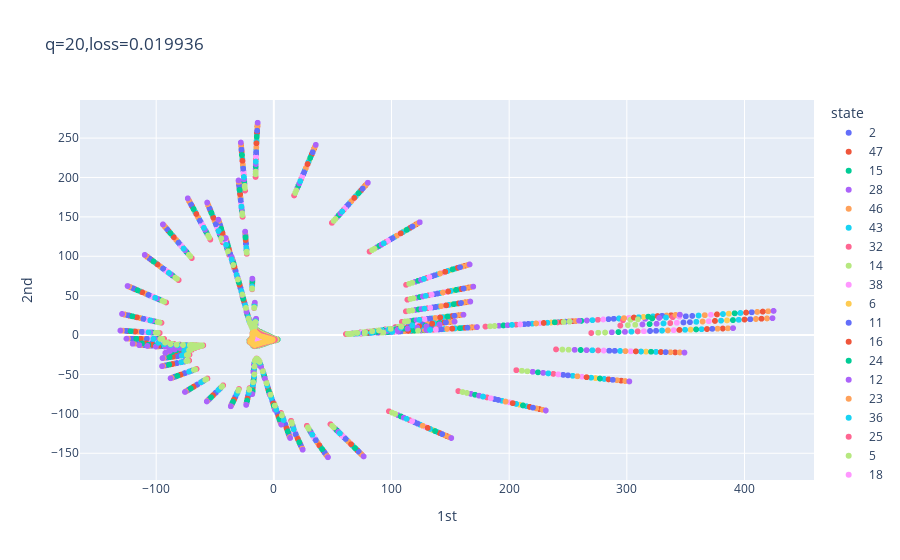

The notebook cell this image was saved under:
### Markdown cell above
M: how many epochs you use

### Code cell
M = 10000 # How many epochs
epochs = range(M)
losses = [np.nan]*M
MRA_pca = MRA_generate(d,nt,1000,sigma,ne,g,replace=0)
pca_cb = PCA(n_components=2)
MRA_pca.generate_default()
X = MRA_training.X
clear_output()
N_shifts = MRA_pca.shifts.reshape(-1,1)
N_states = np.repeat(MRA_pca.states,nt)
df_states = pd.DataFrame(N_states,columns=['state']).astype('object') 
df_shifts = pd.DataFrame(N_shifts,columns=['shift'])

class CustomCallback(tf.keras.callbacks.Callback):
    def on_epoch_end(self, epoch, logs=None):
        losses[epoch] = logs["loss"]
        print("For epoch {:d}, loss is {:f}.".format(epoch, logs["loss"]))
        if epoch % 50 == 0:
            clear_output(wait = True)
            _, Ns = latent(model,MRA_pca)
            N_reshaped = Ns.reshape(-1,q)
            pca_N = pca_cb.fit_transform(N_reshaped)
            df = pd.DataFrame(pca_N, columns = ['1st','2nd'])
            df = pd.concat([df,df_states,df_shifts],axis=1)
            fig = px.scatter(df, x='1st', y='2nd', color='state', text='shift', title='q=%d,loss=%f'%(q,logs["loss"]))
            fig.update_layout(height=500)
            fig.show()
history = model.fit(X,X,epochs=M,verbose=0,callbacks=[CustomCallback()])

### Figure 1 — Plotly figure (JSON) as saved in the notebook; plotly's stock layout.template omitted (floating-point values rounded to 4 significant figures; data arrays with more than 128 entries replaced by an {"elided": "..."} marker saying what was removed)
{"data": [{"hovertemplate": "state=2<br>1st=%{x}<br>2nd=%{y}<br>shift=%{text}<extra></extra>", "legendgroup": "2", "marker": {"color": "#636efa", "symbol": "circle"}, "mode": "markers+text", "name": "2", "showlegend": true, "text": {"elided": "400 int values"}, "type": "scattergl", "x": {"elided": "400 float values"}, "xaxis": "x", "y": {"elided": "400 float values"}, "yaxis": "y"}, {"hovertemplate": "state=47<br>1st=%{x}<br>2nd=%{y}<br>shift=%{text}<extra></extra>", "legendgroup": "47", "marker": {"color": "#EF553B", "symbol": "circle"}, "mode": "markers+text", "name": "47", "showlegend": true, "text": {"elided": "400 int values"}, "type": "scattergl", "x": {"elided": "400 float values"}, "xaxis": "x", "y": {"elided": "400 float values"}, "yaxis": "y"}, {"hovertemplate": "state=15<br>1st=%{x}<br>2nd=%{y}<br>shift=%{text}<extra></extra>", "legendgroup": "15", "marker": {"color": "#00cc96", "symbol": "circle"}, "mode": "markers+text", "name": "15", "showlegend": true, "text": {"elided": "400 int values"}, "type": "scattergl", "x": {"elided": "400 float values"}, "xaxis": "x", "y": {"elided": "400 float values"}, "yaxis": "y"}, {"hovertemplate": "state=28<br>1st=%{x}<br>2nd=%{y}<br>shift=%{text}<extra></extra>", "legendgroup": "28", "marker": {"color": "#ab63fa", "symbol": "circle"}, "mode": "markers+text", "name": "28", "showlegend": true, "text": {"elided": "400 int values"}, "type": "scattergl", "x": {"elided": "400 float values"}, "xaxis": "x", "y": {"elided": "400 float values"}, "yaxis": "y"}, {"hovertemplate": "state=46<br>1st=%{x}<br>2nd=%{y}<br>shift=%{text}<extra></extra>", "legendgroup": "46", "marker": {"color": "#FFA15A", "symbol": "circle"}, "mode": "markers+text", "name": "46", "showlegend": true, "text": {"elided": "400 int values"}, "type": "scattergl", "x": {"elided": "400 float values"}, "xaxis": "x", "y": {"elided": "400 float values"}, "yaxis": "y"}, {"hovertemplate": "state=43<br>1st=%{x}<br>2nd=%{y}<br>shift=%{text}<extra></extra>", "legendgroup": "43", "marker": {"color": "#19d3f3", "symbol": "circle"}, "mode": "markers+text", "name": "43", "showlegend": true, "text": {"elided": "400 int values"}, "type": "scattergl", "x": {"elided": "400 float values"}, "xaxis": "x", "y": {"elided": "400 float values"}, "yaxis": "y"}, {"hovertemplate": "state=32<br>1st=%{x}<br>2nd=%{y}<br>shift=%{text}<extra></extra>", "legendgroup": "32", "marker": {"color": "#FF6692", "symbol": "circle"}, "mode": "markers+text", "name": "32", "showlegend": true, "text": {"elided": "400 int values"}, "type": "scattergl", "x": {"elided": "400 float values"}, "xaxis": "x", "y": {"elided": "400 float values"}, "yaxis": "y"}, {"hovertemplate": "state=14<br>1st=%{x}<br>2nd=%{y}<br>shift=%{text}<extra></extra>", "legendgroup": "14", "marker": {"color": "#B6E880", "symbol": "circle"}, "mode": "markers+text", "name": "14", "showlegend": true, "text": {"elided": "400 int values"}, "type": "scattergl", "x": {"elided": "400 float values"}, "xaxis": "x", "y": {"elided": "400 float values"}, "yaxis": "y"}, {"hovertemplate": "state=38<br>1st=%{x}<br>2nd=%{y}<br>shift=%{text}<extra></extra>", "legendgroup": "38", "marker": {"color": "#FF97FF", "symbol": "circle"}, "mode": "markers+text", "name": "38", "showlegend": true, "text": {"elided": "400 int values"}, "type": "scattergl", "x": {"elided": "400 float values"}, "xaxis": "x", "y": {"elided": "400 float values"}, "yaxis": "y"}, {"hovertemplate": "state=6<br>1st=%{x}<br>2nd=%{y}<br>shift=%{text}<extra></extra>", "legendgroup": "6", "marker": {"color": "#FECB52", "symbol": "circle"}, "mode": "markers+text", "name": "6", "showlegend": true, "text": {"elided": "400 int values"}, "type": "scattergl", "x": {"elided": "400 float values"}, "xaxis": "x", "y": {"elided": "400 float values"}, "yaxis": "y"}, {"hovertemplate": "state=11<br>1st=%{x}<br>2nd=%{y}<br>shift=%{text}<extra></extra>", "legendgroup": "11", "marker": {"color": "#636efa", "symbol": "circle"}, "mode": "markers+text", "name": "11", "showlegend": true, "text": {"elided": "400 int values"}, "type": "scattergl", "x": {"elided": "400 float values"}, "xaxis": "x", "y": {"elided": "400 float values"}, "yaxis": "y"}, {"hovertemplate": "state=16<br>1st=%{x}<br>2nd=%{y}<br>shift=%{text}<extra></extra>", "legendgroup": "16", "marker": {"color": "#EF553B", "symbol": "circle"}, "mode": "markers+text", "name": "16", "showlegend": true, "text": {"elided": "400 int values"}, "type": "scattergl", "x": {"elided": "400 float values"}, "xaxis": "x", "y": {"elided": "400 float values"}, "yaxis": "y"}, {"hovertemplate": "state=24<br>1st=%{x}<br>2nd=%{y}<br>shift=%{text}<extra></extra>", "legendgroup": "24", "marker": {"color": "#00cc96", "symbol": "circle"}, "mode": "markers+text", "name": "24", "showlegend": true, "text": {"elided": "400 int values"}, "type": "scattergl", "x": {"elided": "400 float values"}, "xaxis": "x", "y": {"elided": "400 float values"}, "yaxis": "y"}, {"hovertemplate": "state=12<br>1st=%{x}<br>2nd=%{y}<br>shift=%{text}<extra></extra>", "legendgroup": "12", "marker": {"color": "#ab63fa", "symbol": "circle"}, "mode": "markers+text", "name": "12", "showlegend": true, "text": {"elided": "400 int values"}, "type": "scattergl", "x": {"elided": "400 float values"}, "xaxis": "x", "y": {"elided": "400 float values"}, "yaxis": "y"}, {"hovertemplate": "state=23<br>1st=%{x}<br>2nd=%{y}<br>shift=%{text}<extra></extra>", "legendgroup": "23", "marker": {"color": "#FFA15A", "symbol": "circle"}, "mode": "markers+text", "name": "23", "showlegend": true, "text": {"elided": "400 int values"}, "type": "scattergl", "x": {"elided": "400 float values"}, "xaxis": "x", "y": {"elided": "400 float values"}, "yaxis": "y"}, {"hovertemplate": "state=36<br>1st=%{x}<br>2nd=%{y}<br>shift=%{text}<extra></extra>", "legendgroup": "36", "marker": {"color": "#19d3f3", "symbol": "circle"}, "mode": "markers+text", "name": "36", "showlegend": true, "text": {"elided": "400 int values"}, "type": "scattergl", "x": {"elided": "400 float values"}, "xaxis": "x", "y": {"elided": "400 float values"}, "yaxis": "y"}, {"hovertemplate": "state=25<br>1st=%{x}<br>2nd=%{y}<br>shift=%{text}<extra></extra>", "legendgroup": "25", "marker": {"color": "#FF6692", "symbol": "circle"}, "mode": "markers+text", "name": "25", "showlegend": true, "text": {"elided": "400 int values"}, "type": "scattergl", "x": {"elided": "400 float values"}, "xaxis": "x", "y": {"elided": "400 float values"}, "yaxis": "y"}, {"hovertemplate": "state=5<br>1st=%{x}<br>2nd=%{y}<br>shift=%{text}<extra></extra>", "legendgroup": "5", "marker": {"color": "#B6E880", "symbol": "circle"}, "mode": "markers+text", "name": "5", "showlegend": true, "text": {"elided": "400 int values"}, "type": "scattergl", "x": {"elided": "400 float values"}, "xaxis": "x", "y": {"elided": "400 float values"}, "yaxis": "y"}, {"hovertemplate": "state=18<br>1st=%{x}<br>2nd=%{y}<br>shift=%{text}<extra></extra>", "legendgroup": "18", "marker": {"color": "#FF97FF", "symbol": "circle"}, "mode": "markers+text", "name": "18", "showlegend": true, "text": {"elided": "400 int values"}, "type": "scattergl", "x": {"elided": "400 float values"}, "xaxis": "x", "y": {"elided": "400 float values"}, "yaxis": "y"}, {"hovertemplate": "state=41<br>1st=%{x}<br>2nd=%{y}<br>shift=%{text}<extra></extra>", "legendgroup": "41", "marker": {"color": "#FECB52", "symbol": "circle"}, "mode": "markers+text", "name": "41", "showlegend": true, "text": {"elided": "400 int values"}, "type": "scattergl", "x": {"elided": "400 float values"}, "xaxis": "x", "y": {"elided": "400 float values"}, "yaxis": "y"}, {"hovertemplate": "state=34<br>1st=%{x}<br>2nd=%{y}<br>shift=%{text}<extra></extra>", "legendgroup": "34", "marker": {"color": "#636efa", "symbol": "circle"}, "mode": "markers+text", "name": "34", "showlegend": true, "text": {"elided": "400 int values"}, "type": "scattergl", "x": {"elided": "400 float values"}, "xaxis": "x", "y": {"elided": "400 float values"}, "yaxis": "y"}, {"hovertemplate": "state=44<br>1st=%{x}<br>2nd=%{y}<br>shift=%{text}<extra></extra>", "legendgroup": "44", "marker": {"color": "#EF553B", "symbol": "circle"}, "mode": "markers+text", "name": "44", "showlegend": true, "text": {"elided": "400 int values"}, "type": "scattergl", "x": {"elided": "400 float values"}, "xaxis": "x", "y": {"elided": "400 float values"}, "yaxis": "y"}, {"hovertemplate": "state=29<br>1st=%{x}<br>2nd=%{y}<br>shift=%{text}<extra></extra>", "legendgroup": "29", "marker": {"color": "#00cc96", "symbol": "circle"}, "mode": "markers+text", "name": "29", "showlegend": true, "text": {"elided": "400 int values"}, "type": "scattergl", "x": {"elided": "400 float values"}, "xaxis": "x", "y": {"elided": "400 float values"}, "yaxis": "y"}, {"hovertemplate": "state=21<br>1st=%{x}<br>2nd=%{y}<br>shift=%{text}<extra></extra>", "legendgroup": "21", "marker": {"color": "#ab63fa", "symbol": "circle"}, "mode": "markers+text", "name": "21", "showlegend": true, "text": {"elided": "400 int values"}, "type": "scattergl", "x": {"elided": "400 float values"}, "xaxis": "x", "y": {"elided": "400 float values"}, "yaxis": "y"}, {"hovertemplate": "state=37<br>1st=%{x}<br>2nd=%{y}<br>shift=%{text}<extra></extra>", "legendgroup": "37", "marker": {"color": "#FFA15A", "symbol": "circle"}, "mode": "markers+text", "name": "37", "showlegend": true, "text": {"elided": "400 int values"}, "type": "scattergl", "x": {"elided": "400 float values"}, "xaxis": "x", "y": {"elided": "400 float values"}, "yaxis": "y"}, {"hovertemplate": "state=9<br>1st=%{x}<br>2nd=%{y}<br>shift=%{text}<extra></extra>", "legendgroup": "9", "marker": {"color": "#19d3f3", "symbol": "circle"}, "mode": "markers+text", "name": "9", "showlegend": true, "text": {"elided": "400 int values"}, "type": "scattergl", "x": {"elided": "400 float values"}, "xaxis": "x", "y": {"elided": "400 float values"}, "yaxis": "y"}, {"hovertemplate": "state=3<br>1st=%{x}<br>2nd=%{y}<br>shift=%{text}<extra></extra>", "legendgroup": "3", "marker": {"color": "#FF6692", "symbol": "circle"}, "mode": "markers+text", "name": "3", "showlegend": true, "text": {"elided": "400 int values"}, "type": "scattergl", "x": {"elided": "400 float values"}, "xaxis": "x", "y": {"elided": "400 float values"}, "yaxis": "y"}, {"hovertemplate": "state=22<br>1st=%{x}<br>2nd=%{y}<br>shift=%{text}<extra></extra>", "legendgroup": "22", "marker": {"color": "#B6E880", "symbol": "circle"}, "mode": "markers+text", "name": "22", "showlegend": true, "text": {"elided": "400 int values"}, "type": "scattergl", "x": {"elided": "400 float values"}, "xaxis": "x", "y": {"elided": "400 float values"}, "yaxis": "y"}, {"hovertemplate": "state=19<br>1st=%{x}<br>2nd=%{y}<br>shift=%{text}<extra></extra>", "legendgroup": "19", "marker": {"color": "#FF97FF", "symbol": "circle"}, "mode": "markers+text", "name": "19", "showlegend": true, "text": {"elided": "400 int values"}, "type": "scattergl", "x": {"elided": "400 float values"}, "xaxis": "x", "y": {"elided": "400 float values"}, "yaxis": "y"}, {"hovertemplate": "state=13<br>1st=%{x}<br>2nd=%{y}<br>shift=%{text}<extra></extra>", "legendgroup": "13", "marker": {"color": "#FECB52", "symbol": "circle"}, "mode": "markers+text", "name": "13", "showlegend": true, "text": {"elided": "400 int values"}, "type": "scattergl", "x": {"elided": "400 float values"}, "xaxis": "x", "y": {"elided": "400 float values"}, "yaxis": "y"}, {"hovertemplate": "state=45<br>1st=%{x}<br>2nd=%{y}<br>shift=%{text}<extra></extra>", "legendgroup": "45", "marker": {"color": "#636efa", "symbol": "circle"}, "mode": "markers+text", "name": "45", "showlegend": true, "text": {"elided": "400 int values"}, "type": "scattergl", "x": {"elided": "400 float values"}, "xaxis": "x", "y": {"elided": "400 float values"}, "yaxis": "y"}, {"hovertemplate": "state=1<br>1st=%{x}<br>2nd=%{y}<br>shift=%{text}<extra></extra>", "legendgroup": "1", "marker": {"color": "#EF553B", "symbol": "circle"}, "mode": "markers+text", "name": "1", "showlegend": true, "text": {"elided": "400 int values"}, "type": "scattergl", "x": {"elided": "400 float values"}, "xaxis": "x", "y": {"elided": "400 float values"}, "yaxis": "y"}, {"hovertemplate": "state=4<br>1st=%{x}<br>2nd=%{y}<br>shift=%{text}<extra></extra>", "legendgroup": "4", "marker": {"color": "#00cc96", "symbol": "circle"}, "mode": "markers+text", "name": "4", "showlegend": true, "text": {"elided": "400 int values"}, "type": "scattergl", "x": {"elided": "400 float values"}, "xaxis": "x", "y": {"elided": "400 float values"}, "yaxis": "y"}, {"hovertemplate": "state=30<br>1st=%{x}<br>2nd=%{y}<br>shift=%{text}<extra></extra>", "legendgroup": "30", "marker": {"color": "#ab63fa", "symbol": "circle"}, "mode": "markers+text", "name": "30", "showlegend": true, "text": {"elided": "400 int values"}, "type": "scattergl", "x": {"elided": "400 float values"}, "xaxis": "x", "y": {"elided": "400 float values"}, "yaxis": "y"}, {"hovertemplate": "state=48<br>1st=%{x}<br>2nd=%{y}<br>shift=%{text}<extra></extra>", "legendgroup": "48", "marker": {"color": "#FFA15A", "symbol": "circle"}, "mode": "markers+text", "name": "48", "showlegend": true, "text": {"elided": "400 int values"}, "type": "scattergl", "x": {"elided": "400 float values"}, "xaxis": "x", "y": {"elided": "400 float values"}, "yaxis": "y"}, {"hovertemplate": "state=40<br>1st=%{x}<br>2nd=%{y}<br>shift=%{text}<extra></extra>", "legendgroup": "40", "marker": {"color": "#19d3f3", "symbol": "circle"}, "mode": "markers+text", "name": "40", "showlegend": true, "text": {"elided": "400 int values"}, "type": "scattergl", "x": {"elided": "400 float values"}, "xaxis": "x", "y": {"elided": "400 float values"}, "yaxis": "y"}, {"hovertemplate": "state=0<br>1st=%{x}<br>2nd=%{y}<br>shift=%{text}<extra></extra>", "legendgroup": "0", "marker": {"color": "#FF6692", "symbol": "circle"}, "mode": "markers+text", "name": "0", "showlegend": true, "text": {"elided": "400 int values"}, "type": "scattergl", "x": {"elided": "400 float values"}, "xaxis": "x", "y": {"elided": "400 float values"}, "yaxis": "y"}, {"hovertemplate": "state=26<br>1st=%{x}<br>2nd=%{y}<br>shift=%{text}<extra></extra>", "legendgroup": "26", "marker": {"color": "#B6E880", "symbol": "circle"}, "mode": "markers+text", "name": "26", "showlegend": true, "text": {"elided": "400 int values"}, "type": "scattergl", "x": {"elided": "400 float values"}, "xaxis": "x", "y": {"elided": "400 float values"}, "yaxis": "y"}, {"hovertemplate": "state=33<br>1st=%{x}<br>2nd=%{y}<br>shift=%{text}<extra></extra>", "legendgroup": "33", "marker": {"color": "#FF97FF", "symbol": "circle"}, "mode": "markers+text", "name": "33", "showlegend": true, "text": {"elided": "400 int values"}, "type": "scattergl", "x": {"elided": "400 float values"}, "xaxis": "x", "y": {"elided": "400 float values"}, "yaxis": "y"}, {"hovertemplate": "state=10<br>1st=%{x}<br>2nd=%{y}<br>shift=%{text}<extra></extra>", "legendgroup": "10", "marker": {"color": "#FECB52", "symbol": "circle"}, "mode": "markers+text", "name": "10", "showlegend": true, "text": {"elided": "400 int values"}, "type": "scattergl", "x": {"elided": "400 float values"}, "xaxis": "x", "y": {"elided": "400 float values"}, "yaxis": "y"}, {"hovertemplate": "state=35<br>1st=%{x}<br>2nd=%{y}<br>shift=%{text}<extra></extra>", "legendgroup": "35", "marker": {"color": "#636efa", "symbol": "circle"}, "mode": "markers+text", "name": "35", "showlegend": true, "text": {"elided": "400 int values"}, "type": "scattergl", "x": {"elided": "400 float values"}, "xaxis": "x", "y": {"elided": "400 float values"}, "yaxis": "y"}, {"hovertemplate": "state=39<br>1st=%{x}<br>2nd=%{y}<br>shift=%{text}<extra></extra>", "legendgroup": "39", "marker": {"color": "#EF553B", "symbol": "circle"}, "mode": "markers+text", "name": "39", "showlegend": true, "text": {"elided": "400 int values"}, "type": "scattergl", "x": {"elided": "400 float values"}, "xaxis": "x", "y": {"elided": "400 float values"}, "yaxis": "y"}, {"hovertemplate": "state=42<br>1st=%{x}<br>2nd=%{y}<br>shift=%{text}<extra></extra>", "legendgroup": "42", "marker": {"color": "#00cc96", "symbol": "circle"}, "mode": "markers+text", "name": "42", "showlegend": true, "text": {"elided": "400 int values"}, "type": "scattergl", "x": {"elided": "400 float values"}, "xaxis": "x", "y": {"elided": "400 float values"}, "yaxis": "y"}, {"hovertemplate": "state=49<br>1st=%{x}<br>2nd=%{y}<br>shift=%{text}<extra></extra>", "legendgroup": "49", "marker": {"color": "#ab63fa", "symbol": "circle"}, "mode": "markers+text", "name": "49", "showlegend": true, "text": {"elided": "400 int values"}, "type": "scattergl", "x": {"elided": "400 float values"}, "xaxis": "x", "y": {"elided": "400 float values"}, "yaxis": "y"}, {"hovertemplate": "state=7<br>1st=%{x}<br>2nd=%{y}<br>shift=%{text}<extra></extra>", "legendgroup": "7", "marker": {"color": "#FFA15A", "symbol": "circle"}, "mode": "markers+text", "name": "7", "showlegend": true, "text": {"elided": "400 int values"}, "type": "scattergl", "x": {"elided": "400 float values"}, "xaxis": "x", "y": {"elided": "400 float values"}, "yaxis": "y"}, {"hovertemplate": "state=31<br>1st=%{x}<br>2nd=%{y}<br>shift=%{text}<extra></extra>", "legendgroup": "31", "marker": {"color": "#19d3f3", "symbol": "circle"}, "mode": "markers+text", "name": "31", "showlegend": true, "text": {"elided": "400 int values"}, "type": "scattergl", "x": {"elided": "400 float values"}, "xaxis": "x", "y": {"elided": "400 float values"}, "yaxis": "y"}, {"hovertemplate": "state=20<br>1st=%{x}<br>2nd=%{y}<br>shift=%{text}<extra></extra>", "legendgroup": "20", "marker": {"color": "#FF6692", "symbol": "circle"}, "mode": "markers+text", "name": "20", "showlegend": true, "text": {"elided": "400 int values"}, "type": "scattergl", "x": {"elided": "400 float values"}, "xaxis": "x", "y": {"elided": "400 float values"}, "yaxis": "y"}, {"hovertemplate": "state=27<br>1st=%{x}<br>2nd=%{y}<br>shift=%{text}<extra></extra>", "legendgroup": "27", "marker": {"color": "#B6E880", "symbol": "circle"}, "mode": "markers+text", "name": "27", "showlegend": true, "text": {"elided": "400 int values"}, "type": "scattergl", "x": {"elided": "400 float values"}, "xaxis": "x", "y": {"elided": "400 float values"}, "yaxis": "y"}, {"hovertemplate": "state=8<br>1st=%{x}<br>2nd=%{y}<br>shift=%{text}<extra></extra>", "legendgroup": "8", "marker": {"color": "#FF97FF", "symbol": "circle"}, "mode": "markers+text", "name": "8", "showlegend": true, "text": {"elided": "400 int values"}, "type": "scattergl", "x": {"elided": "400 float values"}, "xaxis": "x", "y": {"elided": "400 float values"}, "yaxis": "y"}, {"hovertemplate": "state=17<br>1st=%{x}<br>2nd=%{y}<br>shift=%{text}<extra></extra>", "legendgroup": "17", "marker": {"color": "#FECB52", "symbol": "circle"}, "mode": "markers+text", "name": "17", "showlegend": true, "text": {"elided": "400 int values"}, "type": "scattergl", "x": {"elided": "400 float values"}, "xaxis": "x", "y": {"elided": "400 float values"}, "yaxis": "y"}], "layout": {"autosize": true, "legend": {"title": {"text": "state"}, "tracegroupgap": 0}, "title": {"text": "q=20,loss=0.019936"}, "xaxis": {"anchor": "y", "autorange": true, "domain": [0, 1], "range": [-165.6, 459.9], "title": {"text": "1st"}, "type": "linear"}, "yaxis": {"anchor": "x", "autorange": true, "domain": [0, 1], "range": [-184.9, 299.3], "title": {"text": "2nd"}, "type": "linear"}}}
